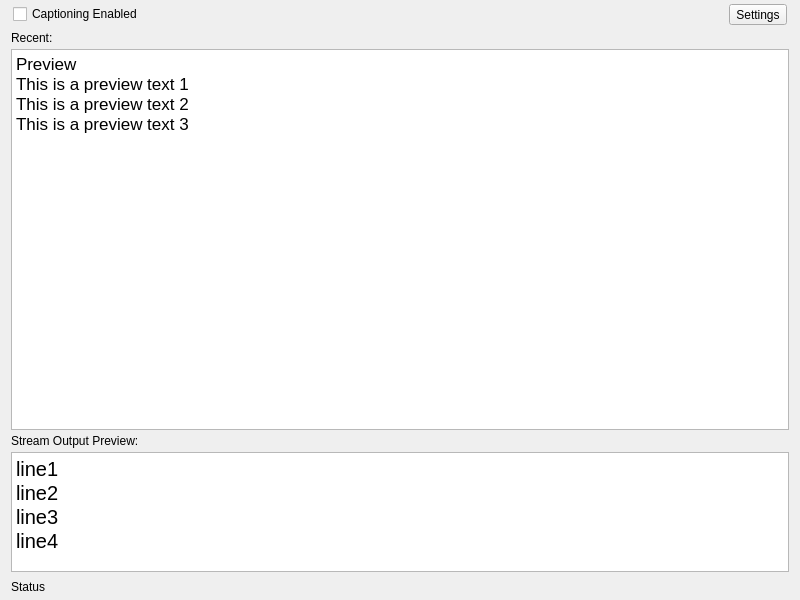
<?xml version="1.0" encoding="UTF-8"?>
<ui version="4.0">
 <class>CaptionMainWidget</class>
 <widget class="QWidget" name="CaptionMainWidget">
  <property name="geometry">
   <rect>
    <x>0</x>
    <y>0</y>
    <width>800</width>
    <height>600</height>
   </rect>
  </property>
  <property name="windowTitle">
   <string>Caption Preview</string>
  </property>
  <layout class="QVBoxLayout" name="verticalLayout">
   <property name="spacing">
    <number>4</number>
   </property>
   <property name="topMargin">
    <number>2</number>
   </property>
   <property name="bottomMargin">
    <number>2</number>
   </property>
   <item>
    <widget class="QWidget" name="widget" native="true">
     <layout class="QHBoxLayout" name="horizontalLayout">
      <property name="leftMargin">
       <number>2</number>
      </property>
      <property name="topMargin">
       <number>2</number>
      </property>
      <property name="rightMargin">
       <number>2</number>
      </property>
      <property name="bottomMargin">
       <number>2</number>
      </property>
      <item>
       <widget class="QCheckBox" name="enabledCheckbox">
        <property name="text">
         <string>Captioning Enabled</string>
        </property>
       </widget>
      </item>
      <item>
       <widget class="QToolButton" name="settingsToolButton">
        <property name="text">
         <string>Settings</string>
        </property>
       </widget>
      </item>
     </layout>
    </widget>
   </item>
   <item>
    <widget class="QLabel" name="label_2">
     <property name="text">
      <string>Recent:</string>
     </property>
    </widget>
   </item>
   <item>
    <widget class="QPlainTextEdit" name="captionHistoryPlainTextEdit">
     <property name="font">
      <font>
       <pointsize>13</pointsize>
      </font>
     </property>
     <property name="readOnly">
      <bool>true</bool>
     </property>
     <property name="plainText">
      <string>Preview
This is a preview text 1
This is a preview text 2
This is a preview text 3</string>
     </property>
    </widget>
   </item>
   <item>
    <widget class="QLabel" name="label">
     <property name="text">
      <string>Stream Output Preview:</string>
     </property>
    </widget>
   </item>
   <item>
    <widget class="QPlainTextEdit" name="captionLinesPlainTextEdit">
     <property name="sizePolicy">
      <sizepolicy hsizetype="Expanding" vsizetype="Fixed">
       <horstretch>0</horstretch>
       <verstretch>0</verstretch>
      </sizepolicy>
     </property>
     <property name="minimumSize">
      <size>
       <width>0</width>
       <height>120</height>
      </size>
     </property>
     <property name="maximumSize">
      <size>
       <width>16777215</width>
       <height>120</height>
      </size>
     </property>
     <property name="font">
      <font>
       <pointsize>15</pointsize>
      </font>
     </property>
     <property name="readOnly">
      <bool>true</bool>
     </property>
     <property name="plainText">
      <string>line1
line2
line3
line4</string>
     </property>
    </widget>
   </item>
   <item>
    <widget class="QWidget" name="widget_2" native="true">
     <layout class="QHBoxLayout" name="horizontalLayout_2">
      <property name="leftMargin">
       <number>0</number>
      </property>
      <property name="topMargin">
       <number>4</number>
      </property>
      <property name="rightMargin">
       <number>0</number>
      </property>
      <property name="bottomMargin">
       <number>4</number>
      </property>
      <item alignment="Qt::AlignLeft">
       <widget class="QLabel" name="statusTextLabel">
        <property name="sizePolicy">
         <sizepolicy hsizetype="Maximum" vsizetype="Preferred">
          <horstretch>0</horstretch>
          <verstretch>0</verstretch>
         </sizepolicy>
        </property>
        <property name="text">
         <string>Status</string>
        </property>
       </widget>
      </item>
     </layout>
    </widget>
   </item>
  </layout>
 </widget>
 <resources/>
 <connections/>
</ui>
